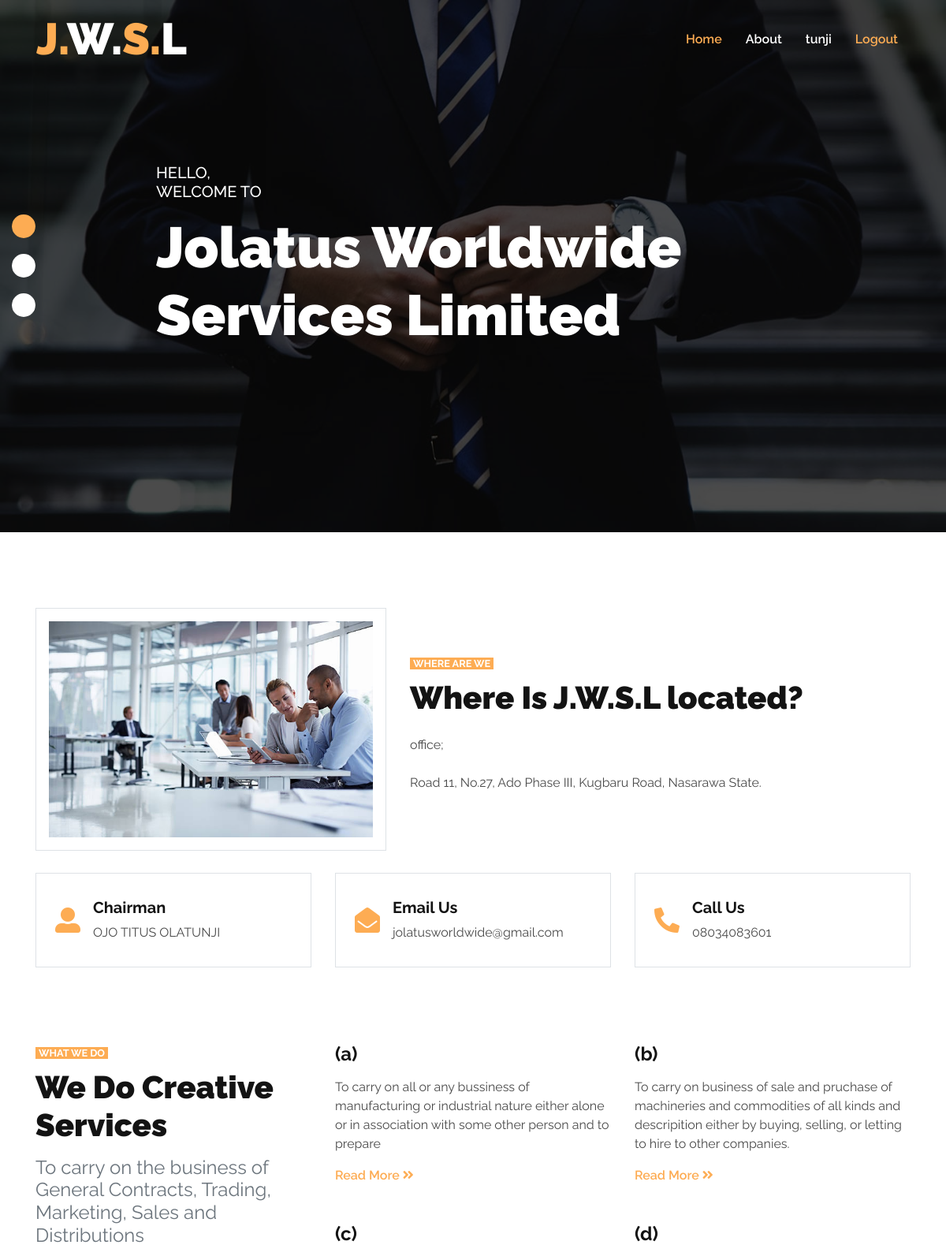
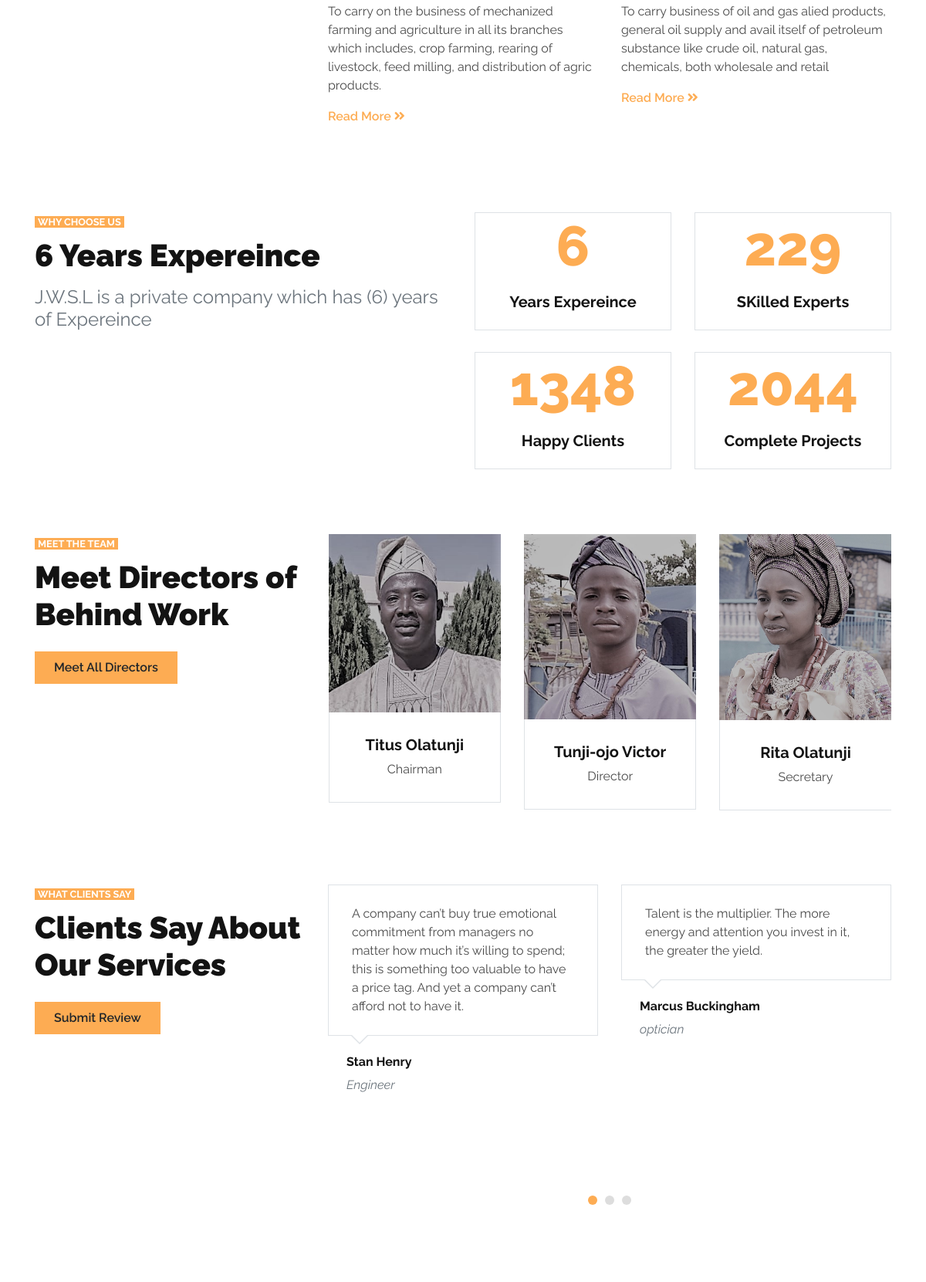
The app's page / (signed in, upper part) with its own data (2 pictures, top to bottom).
### jwsl/models.py (models this page shows)
class Activites(models.Model):
     title= models.CharField(max_length=3, null=True)
     body = models.CharField(max_length=300, null=True)

class Experience(models.Model):
     years = models.IntegerField(null=True)
     clients = models.IntegerField(null=True)
     projects = models.IntegerField(null=True)
     skill = models.IntegerField(null=True)

class Directors(models.Model):
     name = models.CharField(max_length=50, null=True)
     position = models.CharField(max_length=50, null=True)
     img = models.ImageField(upload_to='pictures', null=True)

class Review(models.Model):
     name = models.CharField(max_length=50, null=True)
     proffession = models.CharField(max_length=50, null=True)
     text = models.TextField(max_length=500, null=True)

### jwsl/views.py (the view)
# urls.py: path('', views.index , name='index'),
def index(request):
     prop = Activites.objects.all()
     dire = Directors.objects.all()
     revi = Review.objects.all()
     expe = Experience.objects.all()
     return render(request, 'index.html',  {'Activites': prop,'Reviews':revi,'Directors':dire, 'Experience':expe})

### jwsl/templates/index.html (shortened to what this page needs)
{%load static %}
<!DOCTYPE html>
<html lang="en">
<head>
    <link href="https://cdnjs.cloudflare.com/ajax/libs/font-awesome/5.15.0/css/all.min.css" rel="stylesheet">
    <link href="{% static 'lib/owlcarousel/assets/owl.carousel.min.css' %}" rel="stylesheet">
    <link href="{% static 'css/style.css' %}" rel="stylesheet">
</head>
<body>
    <div class="container-fluid nav-bar p-0">
        <div class="container-lg p-0">
            <nav class="navbar navbar-expand-lg bg-secondary navbar-dark">
                <a href="index.html" class="navbar-brand">
                    <h1 class="m-0 text-white display-4"><span class="text-primary">J.</span>W.<span class="text-primary">S.</span>L</h1>
                </a>
                <div class="collapse navbar-collapse justify-content-between" id="navbarCollapse">
                    <div class="navbar-nav ml-auto py-0">
                        <a href="{% url 'index' %}" class="nav-item nav-link active">Home</a>
                        <a href="{% url 'about' %}" class="nav-item nav-link">About</a>
                        {% if user.is_authenticated %}
                        <a href="" class="nav-item nav-link">{{ user.username }}</a>
                        <a href="{% url 'logout' %}" class="nav-item nav-link active">Logout</a>
                        {% else %}
                        <a href="{% url 'contact'%}" class="nav-item nav-link">Contact</a>
                        <a href="{% url 'signup' %}" class="nav-item nav-link">Sign up</a>
                        <a href="{% url 'login' %}" class="nav-item nav-link">login</a>
                        {% endif %}
                    </div>
                </div>
            </nav>
        </div>
    </div>
    <div class="container-fluid p-0 mb-5">
        <div id="header-carousel" class="carousel slide carousel-fade" data-ride="carousel">
            <ol class="carousel-indicators">
                <li data-target="#header-carousel" data-slide-to="0" class="active"></li>
                <li data-target="#header-carousel" data-slide-to="1"></li>
                <li data-target="#header-carousel" data-slide-to="2"></li>
            </ol>
            <div class="carousel-inner">
                <div class="carousel-item active">
                    <img class="img-fluid" src="{% static 'img/carousel-1.jpg' %}" alt="Image">
                    <div class="carousel-caption d-flex align-items-center justify-content-center">
                        <div class="p-5" style="width: 100%; max-width: 900px;">
                            <h5 class="text-white text-uppercase mb-md-3">Hello, <p>welcome to</h5>
                            <h1 class="display-3 text-white mb-md-4">Jolatus Worldwide Services Limited</h1>
                        </div>
                    </div>
                </div>
            </div>
        </div>
    </div>
    <div class="container-fluid py-5">
        <div class="container">
            <div class="row align-items-center pb-1">
                <div class="col-lg-5">
                    <img class="img-thumbnail p-3" src="{% static 'img/bg.jpg' %}" alt="img">
                </div>
                <div class="col-lg-7 mt-5 mt-lg-0">
                    <small class="bg-primary text-white text-uppercase font-weight-bold px-1">Where are we</small>
                    <h1 class="mt-2 mb-4">Where Is J.W.S.L located?</h1>
                    <p class="mb-4">office;<p>Road 11, No.27, Ado Phase III, Kugbaru Road, Nasarawa State.</p></p>
                </div>
            </div>
            <div class="row mt-4">
                <div class="col-md-4">
                    <div class="d-flex align-items-center border mb-4 mb-lg-0 p-4" style="height: 120px;">
                        <i class="fa fa-2x fa-user-alt text-primary mr-3"></i>
                        <div class="d-flex flex-column">
                            <h5 class="font-weight-bold">Chairman</h5>
                            <p class="m-0">OJO TITUS OLATUNJI</p>
                        </div>
                    </div>
                </div>
                <div class="col-md-4">
                    <div class="d-flex align-items-center border mb-4 mb-lg-0 p-4" style="height: 120px;">
                        <i class="fa fa-2x fa-envelope-open text-primary mr-3"></i>
                        <div class="d-flex flex-column">
                            <h5 class="font-weight-bold">Email Us</h5>
                            <p class="m-0">jolatusworldwide@gmail.com</p>
                        </div>
                    </div>
                </div>
                <div class="col-md-4">
                    <div class="d-flex align-items-center border mb-4 mb-lg-0 p-4" style="height: 120px;">
                        <i class="fas fa-2x fa-phone-alt text-primary mr-3"></i>
                        <div class="d-flex flex-column">
                            <h5 class="font-weight-bold">Call Us</h5>
                            <p class="m-0">08034083601</p>
                        </div>
                    </div>
                </div>
            </div>
        </div>
    </div>
    <div class="container-fluid pt-5 pb-3">
        <div class="container">
            <div class="row">
                <div class="col-lg-4 mb-5">
                    <small class="bg-primary text-white text-uppercase font-weight-bold px-1">What we do</small>
                    <h1 class="mt-2 mb-3">We Do Creative Services</h1>
                    <h4 class="font-weight-normal text-muted mb-4">To carry on the business of General Contracts, Trading, Marketing, Sales and Distributions</h4>
                </div>
                <div class="col-lg-8">
                    <div class="row">
                        {% for pro in Activites %}
                        <div class="col-md-6 mb-5">
                            <div class="d-flex">
                                <div class="d-flex flex-column">
                                    <h4 class="font-weight-bold mb-3">{{pro.title}}</h4>
                                    <p>{{pro.body}}</p>
                                    <a class="font-weight-semi-bold" href="">Read More <i class="fa fa-angle-double-right"></i></a>
                                </div>
                            </div>
                        </div>
                        {% endfor %}
                        </div>
                    </div>
                </div>
            </div>
        </div>
    {% for pre in Experience%}
    <div class="container-fluid pt-5 pb-2">
        <div class="container">
            <div class="row">
                <div class="col-lg-6 mb-5">
                    <small class="bg-primary text-white text-uppercase font-weight-bold px-1">Why Choose Us</small>
                    <h1 class="mt-2 mb-3">6 Years Expereince</h1>
                    <h4 class="font-weight-normal text-muted mb-4">J.W.S.L is a private company which has <bold>(6)</bold> years of Expereince</h4>
                </div>
                <div class="col-lg-6">
                    <div class="row">
                        <div class="col-sm-6 pb-1">
                            <div class="d-flex flex-column align-items-center border px-4 mb-4">
                                <h2 class="display-3 text-primary mb-3" data-toggle="counter-up">{{pre.years}}</h2>
                                <h5 class="font-weight-bold mb-4">Years Expereince</h5>
                            </div>
                        </div>
                        <div class="col-sm-6 pb-1">
                            <div class="d-flex flex-column align-items-center border px-4 mb-4">
                                <h2 class="display-3 text-primary mb-3" data-toggle="counter-up">{{pre.skill}}</h2>
                                <h5 class="font-weight-bold mb-4">SKilled Experts</h5>
                            </div>
                        </div>
                        <div class="col-sm-6 pb-1">
                            <div class="d-flex flex-column align-items-center border px-4 mb-4">
                                <h2 class="display-3 text-primary mb-3" data-toggle="counter-up">{{pre.clients}}</h2>
                                <h5 class="font-weight-bold mb-4">Happy Clients</h5>
                            </div>
                        </div>
                        <div class="col-sm-6 pb-1">
                            <div class="d-flex flex-column align-items-center border px-4 mb-4">
                                <h2 class="display-3 text-primary mb-3" data-toggle="counter-up">{{pre.projects}}</h2>
                                <h5 class="font-weight-bold mb-4">Complete Projects</h5>
                            </div>
                        </div>
                    </div>
                </div>
            </div>
        </div>
    </div>
    {% endfor %}
    <div class="container-fluid pt-5">
        <div class="container">
            <div class="row">
                <div class="col-lg-4 mb-5">
                    <small class="bg-primary text-white text-uppercase font-weight-bold px-1">Meet The Team</small>
                    <h1 class="mt-2 mb-3">Meet Directors of Behind Work</h1>
                    <a href="" class="btn btn-primary py-md-2 px-md-4 font-weight-semi-bold">Meet All Directors</a>
                </div>
                <div class="col-lg-8 mb-5">
                    <div class="owl-carousel team-carousel">
                        {% for dir in Directors%}
                        <div class="team-item">
                            <div class="position-relative">
                                <img class="img-fluid w-100" src="{{dir.img.url}}" alt="">
                            </div>
                            <div class="border border-top-0 text-center" style="padding: 30px;">
                                <h5 class="font-weight-bold">{{dir.name}}</h5>
                                <span>{{dir.position}}</span>
                            </div>
                        </div>
                    {% endfor %}
                    </div>
                </div>
            </div>
        </div>
    </div>
    <div class="container-fluid pt-5">
        <div class="container">
            <div class="row">
                <div class="col-lg-4 mb-5">
                    <small class="bg-primary text-white text-uppercase font-weight-bold px-1">What clients say</small>
                    <h1 class="mt-2 mb-3">Clients Say About Our Services</h1>
                    <a href="contact.html" class="btn btn-primary py-md-2 px-md-4 font-weight-semi-bold">Submit Review</a>
                </div>
                <div class="col-lg-8 mb-5">
                    <div class="owl-carousel testimonial-carousel">
                        {% for rev in Reviews %}
                        <div class="testimonial-item">
                            <div class="testimonial-text position-relative border mb-4" style="padding: 25px 30px;">
                                {{rev.text}}
                            </div>
                            <div class="d-flex align-items-center">
                                <div class="pl-4">
                                    <h6 class="font-weight-bold">{{ rev.name }}</h6>
                                    <i class="text-muted">{{ rev.proffession }}</i>
                                </div>
                            </div>
                        </div>
                        {% endfor %}
                    </div>
                </div>
            </div>
        </div>
    </div>
</body>
</html>

### records on screen
Activites: title "(a)", body "To carry on all or any bussiness of manufacturing or industrial nature either alone or in association with some other person and to prepare"
Activites: title "(b)", body "To carry on business of sale and pruchase of machineries and commodities of all kinds and descripition either by buying, selling, or letting to hire to other companies."
Activites: title "(c)", body "To carry on the business of mechanized farming and agriculture in all its branches which includes, crop farming, rearing of livestock, feed milling, and distribution of agric products."
Activites: title "(d)", body "To carry business of oil and gas alied products, general oil supply and avail itself of petroleum substance like crude oil, natural gas, chemicals, both wholesale and retail"
Experience: years "6", skill "229", clients "1348", projects "2044"
Directors: img (picture), name "Tunji-ojo Victor", position "Director"
Directors: img (picture), name "Rita Olatunji", position "Secretary"
Directors: img (picture), name "Titus Olatunji", position "Chairman"
Review: text "A company can’t buy true emotional commitment from managers no matter how much it’s willing to spend; this is something too valuable to have a price tag. And yet a company can’t afford not to have it.", name "Stan Henry", proffession "Engineer"
Review: text "Talent is the multiplier. The more energy and attention you invest in it, the greater the yield.", name "Marcus Buckingham", proffession "optician"

### other values on screen
{{ user.username }} "tunji"
